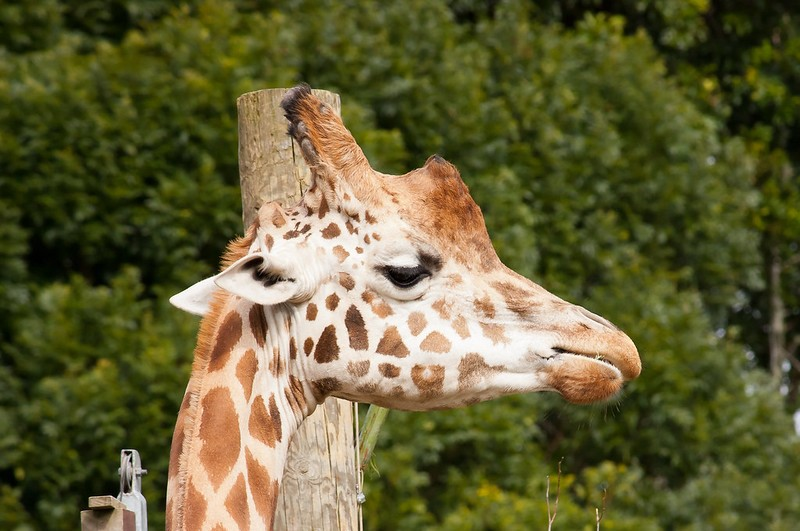
#> input picture knowitjulekalender/door_16/giraffe.png, 800 x 531 px
$ python door_16.py
#> lines starting #> are read from the running program, lines starting #| are printed output that depends on the picture
from PIL import Image


def main():

	# I modified this code: https://pastebin.com/CWkGcRjw

	im1 = Image.open('giraffe.png')
#> im1 is the input picture: PIL image 800x531 RGB; mean R, G, B 99.8, 96, 54.4
	im2 = Image.open('harambe.png')
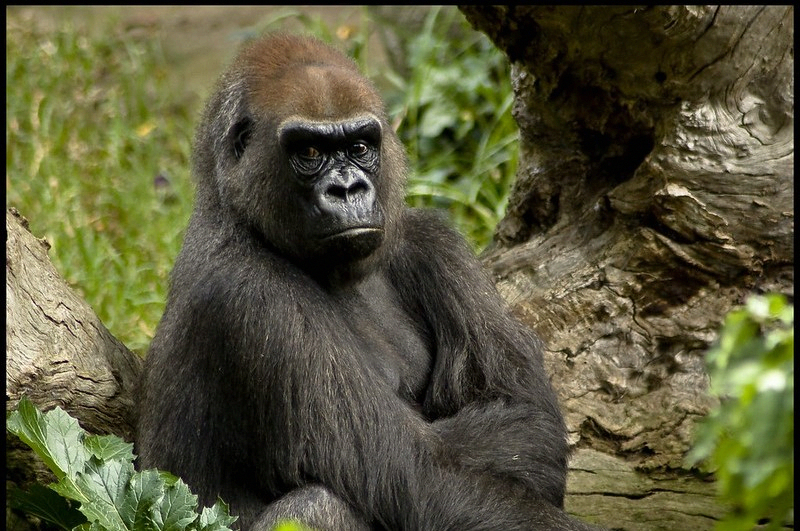
#> input picture knowitjulekalender/door_16/harambe.png, 800 x 531 px
#> im2 is the input picture: PIL image 800x531 RGB; mean R, G, B 89, 87.8, 58.7

	pix1 = im1.getchannel('R').load()
	pix2 = im2.getchannel('R').load()

	w, h = im1.size
#> w = 800; h = 531

	imn = Image.new("RGB", (w, h), "black")
#> imn: PIL image 800x531 RGB; every value is 0
	pixn = imn.load()

	for i in range(w):
		for j in range(h):
			r1 = pix1[i, j]
			r2 = pix2[i, j]

			rn = r1 ^ r2

			pixn[i, j] = (rn)

	imn.save("xored_image.png")
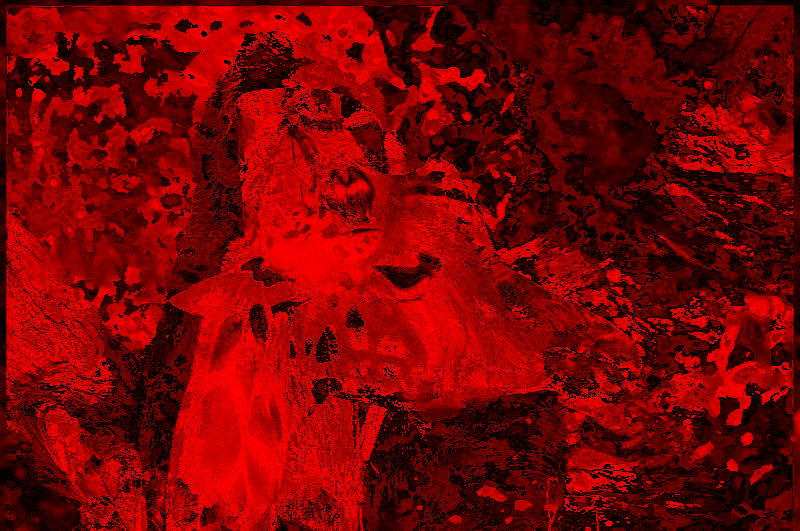
#> saved as xored_image.png: PIL image 800x531 RGB; mean R, G, B 119.5, 0, 0
	# Put this image into Aperisolv.com 🦊


if __name__ == '__main__':
	main()
